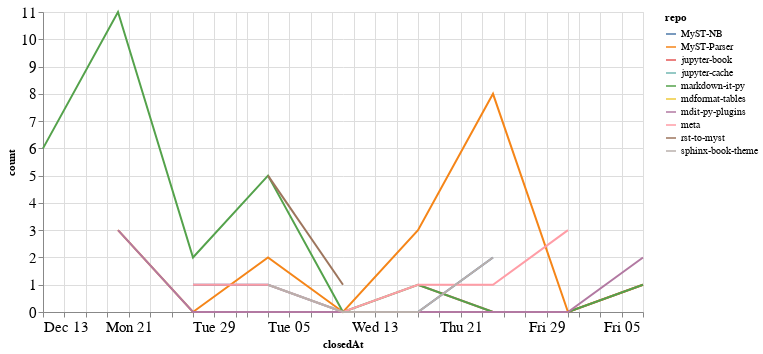

The notebook cell this image was saved under:
### Code cell
closed_by_time = closed_by.groupby('repo').resample('W', on='closedAt').count()['author'].reset_index()
closed_by_time = closed_by_time.rename(columns={'author': 'count'})

alt.Chart(closed_by_time, width=600).mark_line().encode(
    x='closedAt',
    y='count',
    color='repo',
    tooltip="repo"
)

### Figure 1 — Vega-Lite specification as saved in the notebook (floating-point values rounded to 4 significant figures)
{"config": {"axisLeft": {"labelFontSize": 15}, "axisBottom": {"labelFontSize": 15}}, "data": {"name": "data-4800b8b26ab5df8c538f408143caf737"}, "mark": "line", "encoding": {"color": {"type": "nominal", "field": "repo"}, "tooltip": {"type": "nominal", "field": "repo"}, "x": {"type": "temporal", "field": "closedAt"}, "y": {"type": "quantitative", "field": "count"}}, "width": 600, "$schema": "https://vega.github.io/schema/vega-lite/v4.8.1.json", "datasets": {"data-4800b8b26ab5df8c538f408143caf737": [{"repo": "MyST-NB", "closedAt": "2020-12-27T00:00:00", "count": 1}, {"repo": "MyST-NB", "closedAt": "2021-01-03T00:00:00", "count": 1}, {"repo": "MyST-NB", "closedAt": "2021-01-10T00:00:00", "count": 0}, {"repo": "MyST-NB", "closedAt": "2021-01-17T00:00:00", "count": 0}, {"repo": "MyST-NB", "closedAt": "2021-01-24T00:00:00", "count": 2}, {"repo": "MyST-Parser", "closedAt": "2020-12-20T00:00:00", "count": 3}, {"repo": "MyST-Parser", "closedAt": "2020-12-27T00:00:00", "count": 0}, {"repo": "MyST-Parser", "closedAt": "2021-01-03T00:00:00", "count": 2}, {"repo": "MyST-Parser", "closedAt": "2021-01-10T00:00:00", "count": 0}, {"repo": "MyST-Parser", "closedAt": "2021-01-17T00:00:00", "count": 3}, {"repo": "MyST-Parser", "closedAt": "2021-01-24T00:00:00", "count": 8}, {"repo": "MyST-Parser", "closedAt": "2021-01-31T00:00:00", "count": 0}, {"repo": "MyST-Parser", "closedAt": "2021-02-07T00:00:00", "count": 1}, {"repo": "jupyter-book", "closedAt": "2021-01-17T00:00:00", "count": 1}, {"repo": "jupyter-book", "closedAt": "2021-01-24T00:00:00", "count": 0}, {"repo": "jupyter-book", "closedAt": "2021-01-31T00:00:00", "count": 0}, {"repo": "jupyter-book", "closedAt": "2021-02-07T00:00:00", "count": 1}, {"repo": "jupyter-cache", "closedAt": "2021-01-17T00:00:00", "count": 2}, {"repo": "markdown-it-py", "closedAt": "2020-12-13T00:00:00", "count": 6}, {"repo": "markdown-it-py", "closedAt": "2020-12-20T00:00:00", "count": 11}, {"repo": "markdown-it-py", "closedAt": "2020-12-27T00:00:00", "count": 2}, {"repo": "markdown-it-py", "closedAt": "2021-01-03T00:00:00", "count": 5}, {"repo": "markdown-it-py", "closedAt": "2021-01-10T00:00:00", "count": 0}, {"repo": "markdown-it-py", "closedAt": "2021-01-17T00:00:00", "count": 1}, {"repo": "markdown-it-py", "closedAt": "2021-01-24T00:00:00", "count": 0}, {"repo": "markdown-it-py", "closedAt": "2021-01-31T00:00:00", "count": 0}, {"repo": "markdown-it-py", "closedAt": "2021-02-07T00:00:00", "count": 1}, {"repo": "mdformat-tables", "closedAt": "2020-12-13T00:00:00", "count": 1}, {"repo": "mdit-py-plugins", "closedAt": "2020-12-20T00:00:00", "count": 3}, {"repo": "mdit-py-plugins", "closedAt": "2020-12-27T00:00:00", "count": 0}, {"repo": "mdit-py-plugins", "closedAt": "2021-01-03T00:00:00", "count": 0}, {"repo": "mdit-py-plugins", "closedAt": "2021-01-10T00:00:00", "count": 0}, {"repo": "mdit-py-plugins", "closedAt": "2021-01-17T00:00:00", "count": 0}, {"repo": "mdit-py-plugins", "closedAt": "2021-01-24T00:00:00", "count": 0}, {"repo": "mdit-py-plugins", "closedAt": "2021-01-31T00:00:00", "count": 0}, {"repo": "mdit-py-plugins", "closedAt": "2021-02-07T00:00:00", "count": 2}, {"repo": "meta", "closedAt": "2020-12-27T00:00:00", "count": 1}, {"repo": "meta", "closedAt": "2021-01-03T00:00:00", "count": 1}, {"repo": "meta", "closedAt": "2021-01-10T00:00:00", "count": 0}, {"repo": "meta", "closedAt": "2021-01-17T00:00:00", "count": 1}, {"repo": "meta", "closedAt": "2021-01-24T00:00:00", "count": 1}, {"repo": "meta", "closedAt": "2021-01-31T00:00:00", "count": 3}, {"repo": "rst-to-myst", "closedAt": "2021-01-03T00:00:00", "count": 5}, {"repo": "rst-to-myst", "closedAt": "2021-01-10T00:00:00", "count": 1}, {"repo": "sphinx-book-theme", "closedAt": "2021-01-03T00:00:00", "count": 1}, {"repo": "sphinx-book-theme", "closedAt": "2021-01-10T00:00:00", "count": 0}, {"repo": "sphinx-book-theme", "closedAt": "2021-01-17T00:00:00", "count": 0}, {"repo": "sphinx-book-theme", "closedAt": "2021-01-24T00:00:00", "count": 2}]}}
